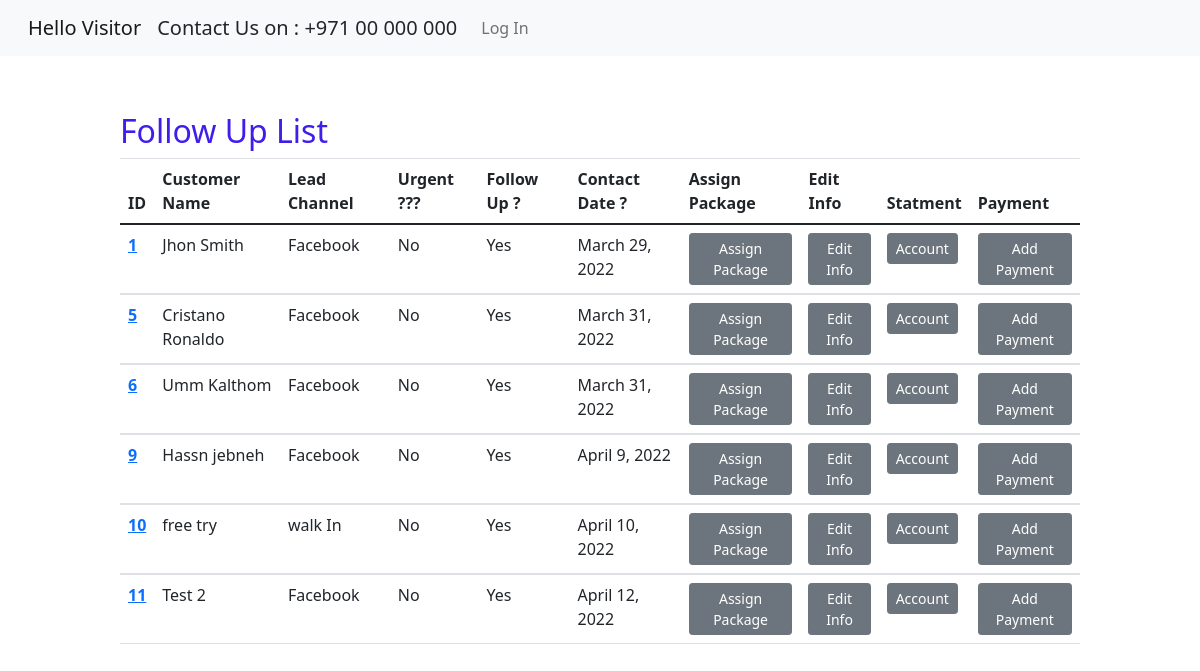
Screenshot of /customerFollowUp/ with the database file from the repository.
### student/models.py (models this page shows, shortened)
class customerInfo(models.Model):
    studentId = models.AutoField(primary_key=True)
    customerName = models.CharField(max_length=100 , unique=True)
    customerImg = models.ImageField(upload_to ='media/student/imgs/' , default='default.jpg')
    leadsChannel = models.ForeignKey(leadSource,max_length=50,on_delete=models.CASCADE)
    adsRef = models.CharField(max_length=200,blank=True)
    contactDate = models.DateField(default=datetime.now , editable=False)
    leadeAge = models.IntegerField()
    leadsLocation = models.CharField(max_length=100)
    leadsContactNumber = models.IntegerField()
    emailAddress = models.EmailField(unique=True)
    leadsComment = models.CharField(max_length=1000)
    leadsUrgent = models.BooleanField()
    Nationality = models.ForeignKey(countryList,max_length=250,on_delete=models.CASCADE)
    intersetList = models.ForeignKey(courseList,max_length=50,on_delete=models.CASCADE)
    followUp = models.BooleanField(default=True)

class leadSource(models.Model):
    sourceChannel = models.CharField(max_length=50,unique=True)
    def __str__(self) -> str:
        return f'{self.sourceChannel}'

### student/views.py (the view)
# urls.py: path('customerFollowUp/',views.customerFollowUp,name='customerFollowUp'),
def customerFollowUp(request):
    followList = customerInfo.objects.filter(followUp=True)
    context = {'followList':followList}
    return render(request,'student/customerinfo_followUp.html',context)

### student/templates/student/customerinfo_followUp.html (shortened to what this page needs)
{% extends 'student/base.html' %}
{% block content %}
    <div class="container">
      <br>
      <h2>Follow Up List</h2>
<table class="table">
  <thead>
    <tr>
      <th scope="col">ID</th>
      <th scope="col">Customer Name</th>
      <th scope="col">Lead Channel</th>
      <th scope="col">Urgent ??? </th>
      <th scope="col">Follow Up ? </th>
      <th scope="col"> Contact Date ? </th>
      <th scope="col">Assign Package</th>
      <th scope="col">Edit Info</th>
      <th scope="col">Statment</th>
      <th scope="col">Payment</th>
    </tr>
  </thead>
  {% for x in followList %}
  <tbody>
    <tr>
      <th scope="row"><a href="/student/dashBoard/{{x.studentId}}">{{x.studentId}} </th></a>
      <td>{{x.customerName}} </td>
      <td>{{x.leadsChannel}}</td>
       {% if x.leadsUrgent == True %}
      <td>Yes</td>
        {% else %}
      <td>No</td>
        {% endif %}
        {% if x.followUp == True %}
      <td>Yes</td>
         {% endif %}
      <td>{{x.contactDate}}</td>
      <td><button class="btn btn-secondary btn-sm" type="submit" onclick="location.href='{% url 'student:assignPKG' x.studentId %}'">Assign Package</button></td>
      <td><button class="btn btn-secondary btn-sm" type="submit" onclick="location.href='{% url 'student:updateView' x.studentId %}'">Edit Info</button></td>
      <td><button class="btn btn-secondary btn-sm" type="submit" onclick="location.href='{% url 'student:soa_PK' x.studentId %}'">Account</button></td>
      <td><button class="btn btn-secondary btn-sm" type="submit" onclick="location.href='{% url 'student:AddPayment' x.studentId %}'">Add Payment</button></td>
    </tr>
  </tbody>
  {% endfor %}
</table>
{% endblock %}

### student/static/student/custom.css (style rules this page uses)
h2 { color: rgb(64, 29, 237); border-radius: 2; }
.container { width: 1024px; padding: 2em; }

### rows the page displays
customerInfo: studentId "1", customerName "Jhon Smith", leadsChannel "Facebook", leadsUrgent "No", followUp "Yes", contactDate "March 29, 2022"
customerInfo: studentId "5", customerName "Cristano Ronaldo", leadsChannel "Facebook", leadsUrgent "No", followUp "Yes", contactDate "March 31, 2022"
customerInfo: studentId "6", customerName "Umm Kalthom", leadsChannel "Facebook", leadsUrgent "No", followUp "Yes", contactDate "March 31, 2022"
customerInfo: studentId "9", customerName "Hassn jebneh", leadsChannel "Facebook", leadsUrgent "No", followUp "Yes", contactDate "April 9, 2022"
customerInfo: studentId "10", customerName "free try", leadsChannel "walk In", leadsUrgent "No", followUp "Yes", contactDate "April 10, 2022"
customerInfo: studentId "11", customerName "Test 2", leadsChannel "Facebook", leadsUrgent "No", followUp "Yes", contactDate "April 12, 2022"
